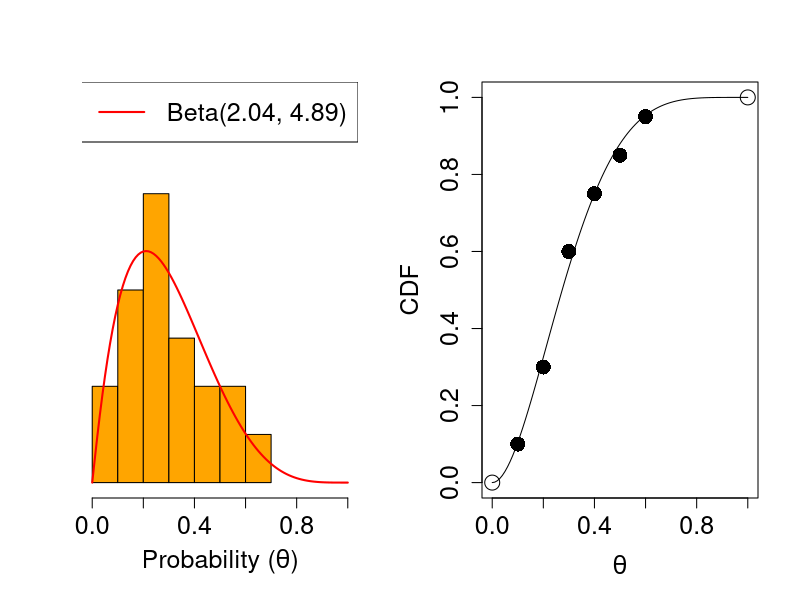
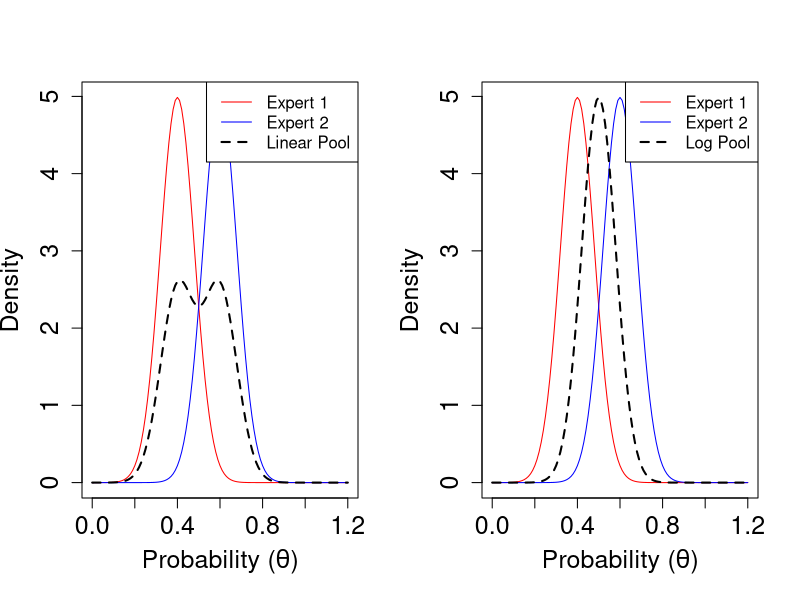
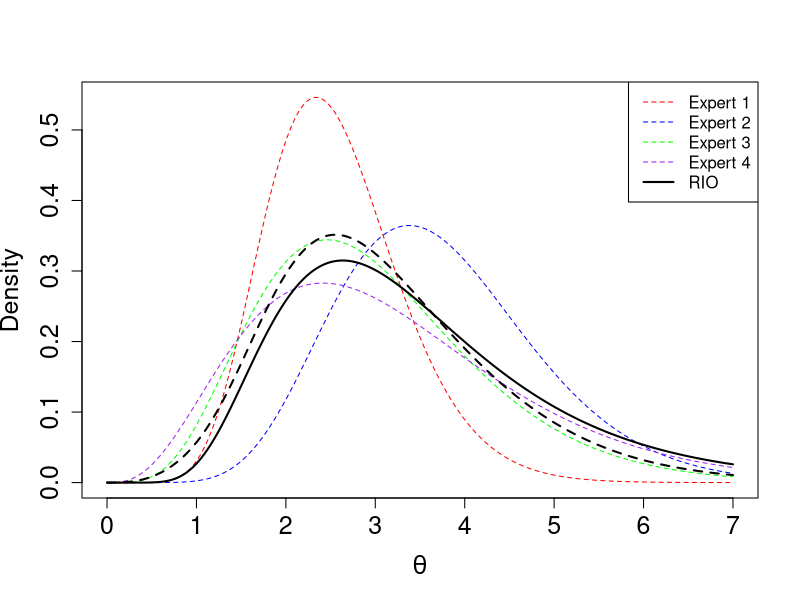

Write R code to recreate these figures, in order.
probs <- c(0.05, 0.05,
           0.15, 0.15, 0.15, 0.15,
           0.25, 0.25, 0.25, 0.25, 0.25, 0.25,
           0.35, 0.35, 0.35,
           0.45, 0.45,
           0.55, 0.55, 0.65)
png("Trial_Roulette_Dist.png", units="in", width=10, height=6, res=700)
par(mfrow = c(1,2))
hist(probs, ylim = c(0, 4), xlim = c(0,1), col = "orange",
     xlab = expression("Probability ("*theta*")"),
     main = "", freq=F, ylab = "", yaxt="n", cex.axis=1.5, cex.lab=1.5, cex.main=2)
x <- seq(0, 1, by=0.01)
lines(x, dbeta(x, 2.04, 4.89), col = "red", lwd = 2)
legend("topright", legend = "Beta(2.04, 4.89)", lty = 1, col = "red", lwd = 2, cex = 1.5)

xAxis <- c(0.1, 0.2, 0.3, 0.4, 0.5, 0.6)
CDF <- c(0.1, 0.3, 0.6, 0.75, 0.85, 0.95)
plot(xAxis, CDF, xlab = expression(theta), xlim = c(0,1), ylim = c(0,1),
     cex.axis=1.5, cex.lab=1.5, cex.main=2, pch = 16, cex = 2)
points(c(0, 1), c(0,1), pch = 1, cex = 2)
lines(x, pbeta(x, 2.04, 4.89))
dev.off()


png("Math_Pooling.png", units="in", width=12, height=6, res=700)
par(mfrow = c(1,2))
x <- seq(0, 1.2, by=0.01)
f1 <- dnorm(x, 0.4, 0.08)
f2 <- dnorm(x, 0.6, 0.08)
w1 <- 0.5
w2 <- 1 - w1

#Plotting the linear pool
plot(x, f1, type = "l",
     xlab = expression("Probability ("*theta*")"), col = "red",
     ylab = "Density", xlim = c(0, 1.2),
     cex.axis=1.5, cex.lab=1.5, cex.main=2)
lines(x, f2, col = "blue")
lines(x, w1*f1 + w2*f2, lty = 2, lwd = 2)
legend("topright", legend = c("Expert 1", "Expert 2", "Linear Pool"), col = c("red", "blue", "black"),
       lty = c(1, 1, 2), lwd = c(1, 1, 2))

#Plotting the log pool
log_pool_raw <- f1^w1 * f2^w2
log_pool <- log_pool_raw / sum(log_pool_raw * diff(x)[1])
plot(x, f1, type = "l",
     xlab = expression("Probability ("*theta*")"), col = "red",
     ylab = "Density", xlim = c(0, 1.2),
     cex.axis=1.5, cex.lab=1.5, cex.main=2)
lines(x, f2, col = "blue")
lines(x, log_pool, lty = 2, lwd = 2)
legend("topright", legend = c("Expert 1", "Expert 2", "Log Pool"), col = c("red", "blue", "black"),
       lty = c(1, 1, 2), lwd = c(1, 1, 2))
dev.off()

png("Elicit_Rio.png", units="in", width=10, height=6, res=700)
x <- seq(0, 7, by=0.01)
ex1 <- dgamma(x, 11.4, 4.45)
ex2 <- dgamma(x, 10.7, 2.87)
ex3 <- dgamma(x, 5.68, 1.9)
ex4 <- dgamma(x, 4.09, 1.28)
w1 <- 0.25
w2 <- 0.25
w3 <- 0.25
w4 <- 0.25
RIO <- dlnorm(x, 1.16, 0.437)
plot(x, ex1, type = "l", ylab = "Density", xlab = expression(theta),
     col = "red", lty = 2,
     cex.axis=1.5, cex.lab=1.5, cex.main=2)
lines(x, ex2, col = "blue", lty = 2)
lines(x, ex3, col = "green", lty = 2)
lines(x, ex4, col = "purple", lty = 2)
lines(x, RIO, lwd = 2)
lines(x, w1*ex1 + w2*ex2 + w3*ex3 + w4*ex4, lty = 2, lwd = 2)
legend("topright", legend = c("Expert 1", "Expert 2", "Expert 3", "Expert 4", "RIO"),
       lty = c(2, 2, 2, 2, 1), col = c("red", "blue", "green", "purple", "black"),
       lwd = c(1, 1, 1, 1, 2))
dev.off()
